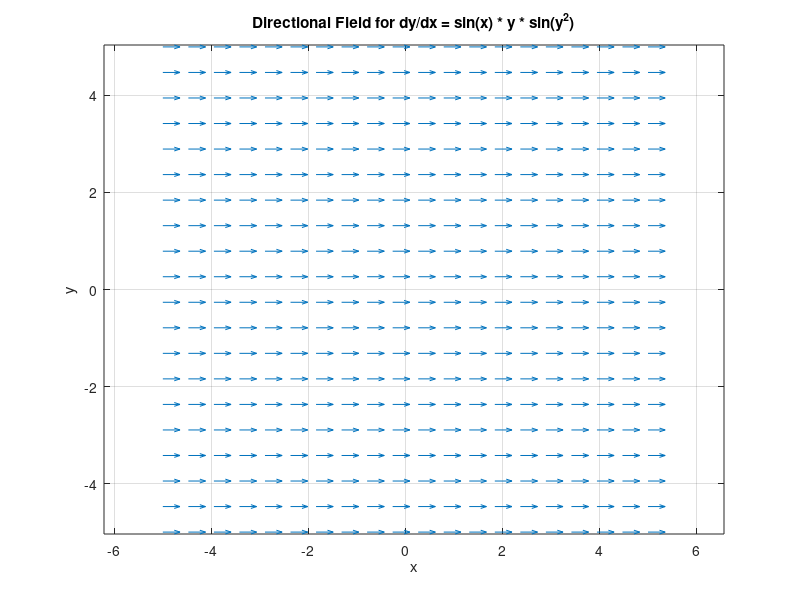

Recreate this plot in MATLAB.
% Define the differential equation dy/dx = sin(x) * sin(y^2)
f = @(x, y) -sin(x) * y * sin(y^2);  % Updated function dy/dx = sin(x) * sin(y^2)

% Set the domain for the directional field
xrange = linspace(-5, 5, 20);  % 20 points from -10 to 10
yrange = linspace(-5, 5, 20);

% Create a grid of x and y values
[X, Y] = meshgrid(xrange, yrange);

% Compute the slope at each grid point
U = ones(size(X));  % Unit length for the x-component of the arrow
V = f(X, Y);        % Compute the y-component based on the differential equation

% Normalize the arrows for uniform arrow size
N = sqrt(U.^2 + V.^2);  % Magnitude of each vector
U = U ./ N;  % Normalize x-component
V = V ./ N;  % Normalize y-component

% Plot the directional field using the quiver function
quiver(X, Y, U, V, 0.5);  % Arrow scaling factor to avoid overlap
axis tight;
axis equal;
xlabel('x');
ylabel('y');
title('Directional Field for dy/dx = sin(x) * y * sin(y^2)');

% Enhance display
grid on;  % Add a grid
